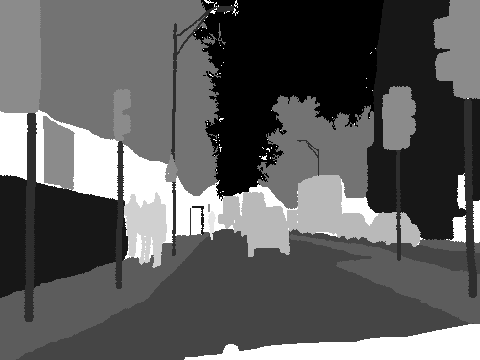
#> input picture dataset/mask/train/0001TP_007110.png, 480 x 360 px; its folder holds only this picture in this run
$ jupyter execute --allow-errors eda.ipynb
#> lines starting #> are read from the running program, lines starting #| are printed output that depends on the picture; after the words box and inside, x2 and y2 are one past the last pixel; in counts of white or black regions, pixels touching at a corner belong together
[cell 1]
import os
import cv2
import numpy as np
import matplotlib.pyplot as plt
import random

[cell 2]
TRAIN_ANNOT_DIR = './dataset/mask/train'
TEST_ANNOT_DIR = './dataset/mask/test'

[cell 3]
def split_images(impath='./dataset/mask/train'):
#> called with impath = './dataset/mask/train'
    imlist = os.listdir(impath)
    output_dir = os.path.join("./annot_split/" , impath.split('/')[-1])


    for imgname in imlist:
        image = cv2.imread(os.path.join(impath,imgname))
#> image is the input picture: shape (360, 480, 3); min 0, max 11, mean 4.04
        unique_values = np.unique(image)
#> unique_values = [0, 1, 2, 3, 4, 5, 6, 8, 9, 10, 11]
        for value in unique_values:
            os.makedirs(f"{output_dir}/{value}/", exist_ok=True)
            mask = (image == value)

            new_image = np.zeros_like(image)
            new_image[mask] = value

            # Save the new image
            output_path = f"{output_dir}/{value}/{imgname.split('.')[0]}_{value}.png"
            cv2.imwrite(output_path, new_image)
#> this loop made 11 passes
#> pass 1, in split_images, `mask = (image == value)`:
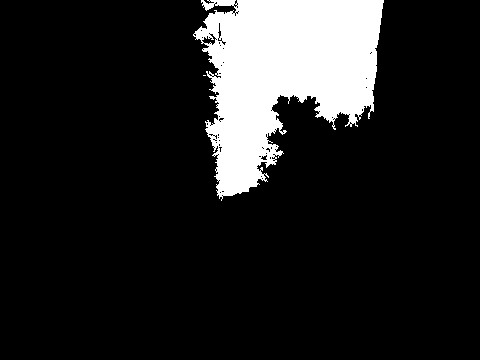
#> mask: shape (360, 480, 3) bool; 13.2% white; 2 white regions (1 under 20 px), largest, box (x1, y1, x2, y2) and area: (193, 0, 384, 201) 22808
#> pass 2, in split_images, `mask = (image == value)`:
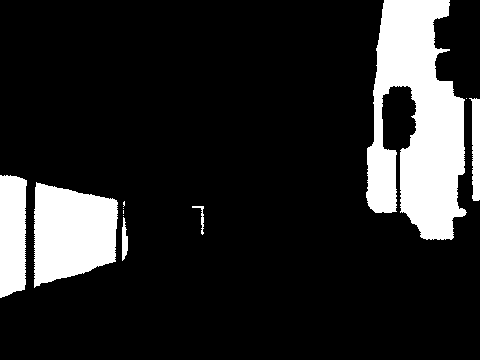
#> mask: shape (360, 480, 3) bool; 15.4% white; 11 white regions (5 under 20 px), largest, box (x1, y1, x2, y2) and area: (366, 0, 467, 240) 15772, (34, 182, 118, 288) 6819, (0, 175, 27, 298) 3014, (469, 98, 480, 201) 798, (122, 217, 128, 261) 184, (192, 206, 204, 235) 85
#> pass 3, in split_images, `mask = (image == value)`:
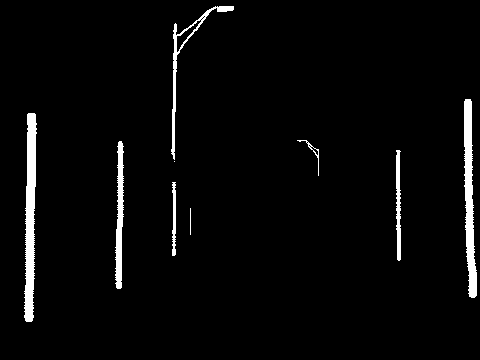
#> mask: shape (360, 480, 3) bool; 3.3% white; 9 white regions (1 under 20 px), largest, box (x1, y1, x2, y2) and area: (24, 113, 37, 322) 1844, (464, 99, 477, 298) 1557, (115, 141, 124, 289) 853
#> after the loop:
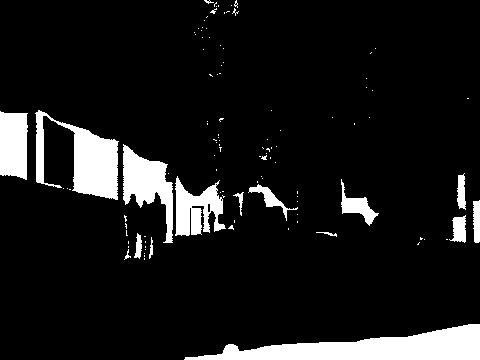
#> new_image: shape (360, 480, 3); values 0 (black) and 11 (white), 9.9% white; 110 white regions (95 under 20 px), largest, box (x1, y1, x2, y2) and area: (184, 324, 480, 360) 5564, (35, 110, 119, 200) 3407, (123, 144, 173, 243) 2306

[cell 4]
split_images(TRAIN_ANNOT_DIR)
#> (the rest of this cell did not finish here and is left out)


[cell 5]
def count_images(path):
    return {val:len(os.listdir(os.path.join(path,str(val)))) for val in range(12)}

#> (a cell that did not finish here is left out)

#> (a cell that did not finish here is left out)

[cell 8]
def plot_samples(root_dir):
    # Number of rows and columns in the plot
#> called with root_dir = 'annot_split/train/'
    num_rows = 12
    num_cols = 5

    # Create a figure and axis for plotting
    _, axes = plt.subplots(num_rows, num_cols, figsize=(10, 20))

    # Loop through each class directory
    for class_idx in range(num_rows):
        class_dir = os.path.join(root_dir, str(class_idx))
        image_files = os.listdir(class_dir)
#> image_files = []
        image_samples = random.sample(image_files, num_cols)
        # Loop through each sample image in the class
        for col_idx, image_file in enumerate(image_samples):
            image_path = os.path.join(class_dir, image_file)
            image = np.array(plt.imread(image_path) * 255)
            print(np.unique(image))

            # Plot the image
            axes[class_idx, col_idx].set_title(image_file, fontsize=8)
            axes[class_idx, col_idx].imshow(image)
            axes[class_idx, col_idx].axis('off')

    # Adjust layout and display the plot
    # plt.tight_layout()
    # plt.show()

$ run again, on dataset/mask/train/0006R0_f01530.png
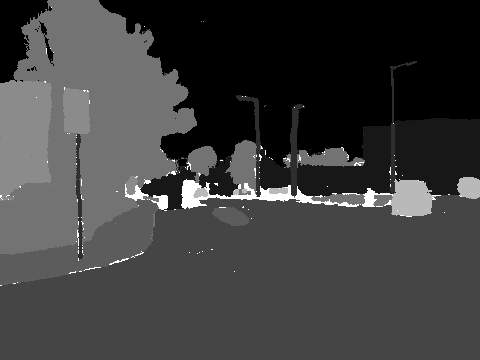
#> input picture dataset/mask/train/0006R0_f01530.png, 480 x 360 px
#> in split_images, image is the input picture: shape (360, 480, 3); min 0, max 11, mean 2.71
#> unique_values = [0, 1, 2, 3, 4, 5, 6, 8, 11]
#> the loop in split_images, `for value in unique_values:` made 9 passes
#> value on pass 9: 11
#> pass 1, in split_images, `mask = (image == value)`:
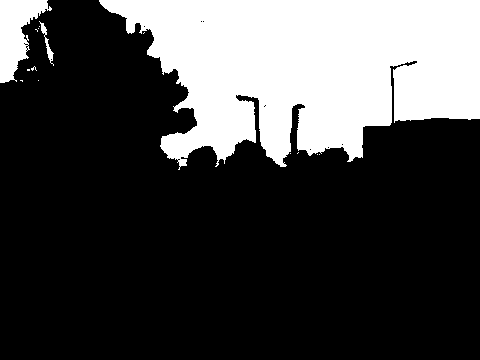
#> mask: shape (360, 480, 3) bool; 27.1% white; 15 white regions (12 under 20 px), largest, box (x1, y1, x2, y2) and area: (99, 0, 480, 170) 44304, (0, 0, 52, 83) 2274, (39, 21, 54, 66) 149
#> after the loop in split_images, `for value in unique_values:`:
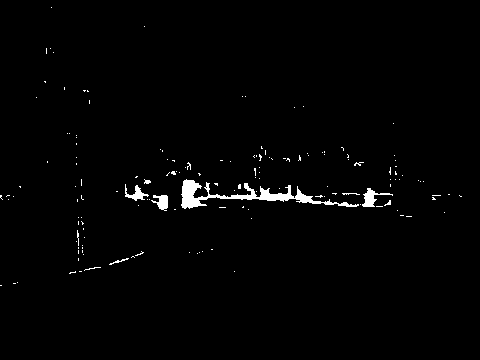
#> new_image: shape (360, 480, 3); values 0 (black) and 11 (white), 1.4% white; 149 white regions (141 under 20 px), largest, box (x1, y1, x2, y2) and area: (181, 179, 359, 209) 1318, (362, 188, 393, 207) 209, (151, 195, 168, 211) 161
#> image_files = []

$ run again, on dataset/mask/train/0006R0_f02400.png
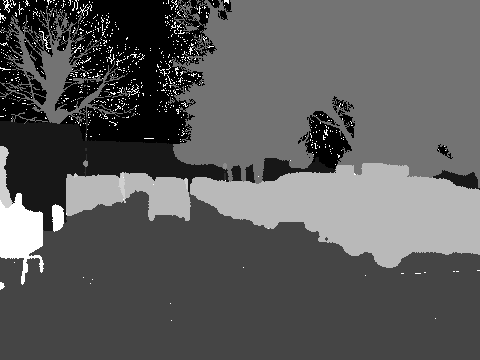
#> input picture dataset/mask/train/0006R0_f02400.png, 480 x 360 px
#> in split_images, image is the input picture: shape (360, 480, 3); min 0, max 11, mean 3.94
#> unique_values = [0, 1, 2, 3, 5, 6, 8, 9, 11]
#> the loop in split_images, `for value in unique_values:` made 9 passes
#> value on passes 7 to 9: 8, 9, 11
#> pass 1, in split_images, `mask = (image == value)`:
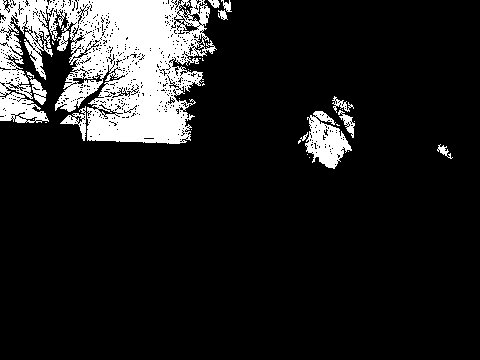
#> mask: shape (360, 480, 3) bool; 12.7% white; 33 white regions (22 under 20 px), largest, box (x1, y1, x2, y2) and area: (0, 0, 217, 144) 19403, (305, 111, 352, 169) 1454, (60, 106, 86, 141) 271
#> after the loop in split_images, `for value in unique_values:`:
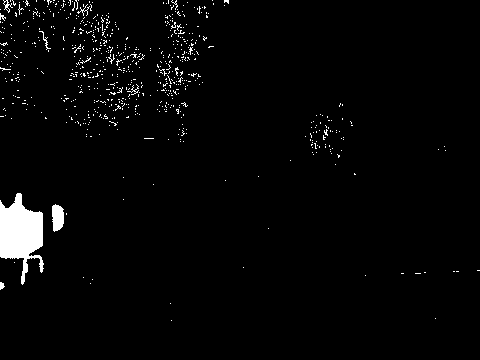
#> new_image: shape (360, 480, 3); values 0 (black) and 11 (white), 2.6% white; 683 white regions (674 under 20 px), largest, box (x1, y1, x2, y2) and area: (0, 193, 44, 285) 2329, (52, 204, 64, 232) 270, (3, 0, 13, 13) 42
#> image_files = []

$ run again, on dataset/mask/train/0006R0_f02700.png
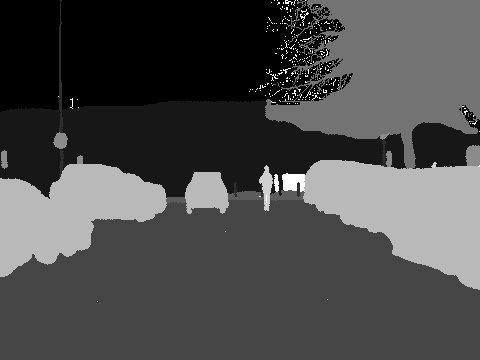
#> input picture dataset/mask/train/0006R0_f02700.png, 480 x 360 px
#> in split_images, image is the input picture: shape (360, 480, 3); min 0, max 11, mean 3.22
#> unique_values = [0, 1, 2, 3, 4, 5, 6, 8, 9, 11]
#> the loop in split_images, `for value in unique_values:` made 10 passes
#> value on pass 10: 11
#> pass 1, in split_images, `mask = (image == value)`:
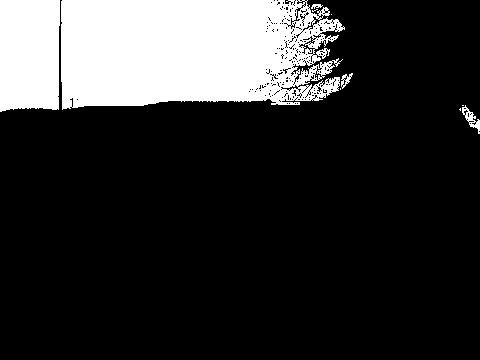
#> mask: shape (360, 480, 3) bool; 19.2% white; 11 white regions (6 under 20 px), largest, box (x1, y1, x2, y2) and area: (61, 0, 345, 110) 26353, (0, 0, 60, 112) 6467, (462, 105, 480, 134) 176, (341, 73, 353, 89) 80, (311, 4, 323, 9) 36
#> after the loop in split_images, `for value in unique_values:`:
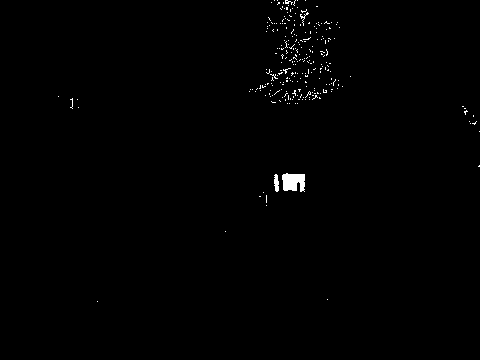
#> new_image: shape (360, 480, 3); values 0 (black) and 11 (white), 0.62% white; 257 white regions (254 under 20 px), largest, box (x1, y1, x2, y2) and area: (282, 173, 305, 192) 350, (274, 174, 279, 192) 69, (300, 12, 309, 26) 28
#> image_files = []

$ run again, on dataset/mask/train/0001TP_007200.png
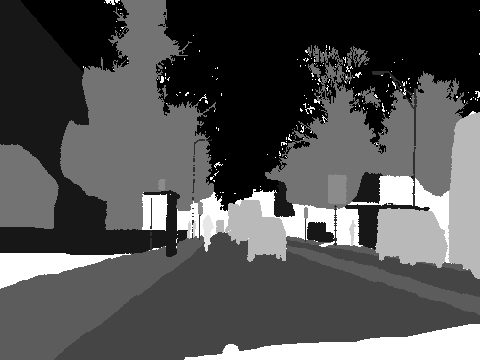
#> input picture dataset/mask/train/0001TP_007200.png, 480 x 360 px
#> in split_images, image is the input picture: shape (360, 480, 3); min 0, max 11, mean 3.55
#> unique_values = [0, 1, 2, 3, 4, 5, 6, 8, 9, 10, 11]
#> the loop in split_images, `for value in unique_values:` made 11 passes
#> after the loop in split_images, `for value in unique_values:`:
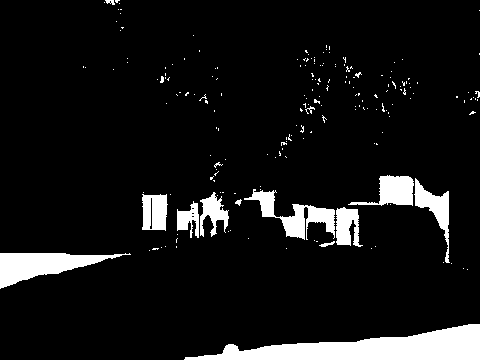
#> new_image: shape (360, 480, 3); values 0 (black) and 11 (white), 8.5% white; 197 white regions (183 under 20 px), largest, box (x1, y1, x2, y2) and area: (184, 324, 480, 360) 5564, (0, 253, 131, 289) 2180, (244, 189, 335, 240) 1535
#> image_files = []
